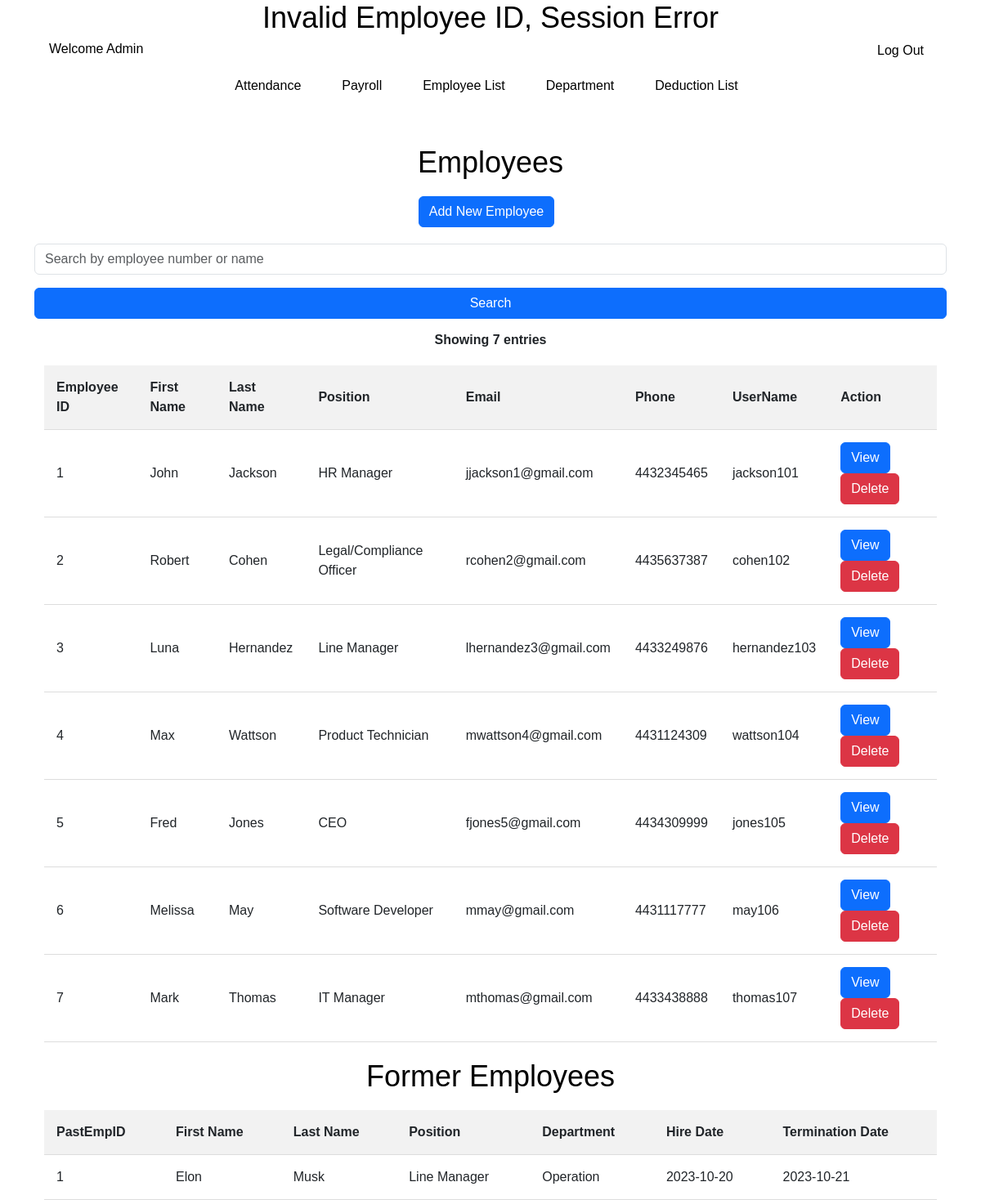
Page /employee.php on the committed database.
### tables this page shows
CREATE TABLE Employees (
	EmployeeID INT NOT NULL AUTO_INCREMENT,
	FirstName VARCHAR(255) NOT NULL,
	LastName VARCHAR(255) NOT NULL,
	PositionID INT NOT NULL,
	DepartmentID INT NOT NULL,
	HireDate DATE NOT NULL,
	Role INT NOT NULL,  
	PRIMARY KEY (EmployeeID),
	FOREIGN KEY (PositionID)
		REFERENCES Positions (PositionID),
	FOREIGN KEY (DepartmentID)
		REFERENCES Departments (DepartmentID)
);

CREATE TABLE Positions (
	PositionID INT NOT NULL AUTO_INCREMENT,
	PositionTitle VARCHAR(100) NOT NULL,
	DepartmentID INT NOT NULL,
	HourlyRate DECIMAL(10, 2),  
	PRIMARY KEY (PositionID),
	FOREIGN KEY (DepartmentID)
		REFERENCES Departments (DepartmentID)
);

CREATE TABLE UserLogin (
	UserLoginID INT NOT NULL AUTO_INCREMENT,
	EmployeeID INT NOT NULL,
	Email VARCHAR(255) NOT NULL UNIQUE,
	Phone VARCHAR(10) NOT NULL UNIQUE,
	UserName VARCHAR(100) NOT NULL UNIQUE,
	Password VARCHAR(100) NOT NULL,
	LastLogin TIMESTAMP,
	PRIMARY KEY (UserLoginID),
	FOREIGN KEY (EmployeeID)
		REFERENCES Employees (EmployeeID) ON DELETE CASCADE
);

CREATE TABLE Emp_Repository (
	PastEmpID INT NOT NULL AUTO_INCREMENT,
	FirstName VARCHAR(255) NOT NULL,
	LastName VARCHAR(255) NOT NULL,
	PositionID INT NOT NULL,
	DepartmentID INT NOT NULL,
	StartDate DATE,
	EndDate DATE,
	PRIMARY KEY (PastEmpID),
	FOREIGN KEY (PositionID)
		REFERENCES Positions (PositionID),
	FOREIGN KEY (DepartmentID)
		REFERENCES Departments (DepartmentID)
);

CREATE TABLE Departments (
	DepartmentID INT NOT NULL AUTO_INCREMENT,
	DepartmentName VARCHAR(255),
	PRIMARY KEY (DepartmentID)
);

### employee.php (the view, shortened to what this page needs)
<!DOCTYPE html>
<html lang="en">
<head>
    <link href="https://cdn.jsdelivr.net/npm/bootstrap@5.3.2/dist/css/bootstrap.min.css" rel="stylesheet"
>
    <link rel="stylesheet" type="text/css" href="employee_form.css">
    <link rel="stylesheet" type="text/css" href="employeee.css">
    <link rel="stylesheet" type="text/css" href="navbar.css">
</head>
<body>
    <?php include 'navbar.php'; ?>
    <?php
    include 'sqlconnection.php';
    $sql_former = "SELECT PastEmpID, FirstName, LastName, p.PositionTitle, d.DepartmentName, StartDate, EndDate
    FROM Emp_Repository er, Positions p, Departments d
    WHERE er.positionid = p.positionid
    AND p.departmentid = d.departmentid
    ORDER BY pastempid ASC";
    $result_former = mysqli_query($con, $sql_former);
    ?>
    <div class="container">
        <h2>Employees</h2>
        <button type="button" class="btn btn-primary" data-bs-toggle="modal" data-bs-target="#addnewEmployee"
            style="margin-bottom: 20px; margin-right: 10px;">
            Add New Employee
        </button>
        <form method="get" action="">
            <?php
            $searchValue = '';
            ?>
            <input type="text" name="search" class="form-control mb-3" placeholder="Search by employee number or name"
                value="<?php echo $searchValue; ?>">
            <input type="submit" value="Search" class="btn btn-primary">
        </form>
        <?php
        $searchQuery = '';
        if (!empty($searchQuery)) {
            $searchQuery = mysqli_real_escape_string($con, $searchQuery);
            $sql = "SELECT * FROM Employees WHERE EmployeeID LIKE '%$searchQuery%' OR FirstName LIKE '%$searchQuery%' OR LastName LIKE '%$searchQuery%'";
        } else {
            $sql = "CALL Show_All_Employee_Record()";
        }
        $result = mysqli_query($con, $sql);
        if (!$result) {
            echo "<p>Error fetching employees: " . mysqli_error($con) . "</p>";
        } else {
            echo "<p><strong>Showing " . mysqli_num_rows($result) . " entries</strong></p>";
            ?>
        <div class="container">
            <?php
            echo '<table>
                    <thead>
                        <tr>
                            <th>Employee ID</th>
                            <th>First Name</th>
                            <th>Last Name</th>
                            <th>Position</th>
                            <th>Email</th>
                            <th>Phone</th>
                            <th>UserName</th>
                            <th>Action</th>
                        </tr>
                    </thead>
                    <tbody>';
                    ?>
        </div>
        <?php
            while ($row = mysqli_fetch_assoc($result)) {
                echo "<tr>
                        <td>" . $row["EmployeeID"]. "</td>
                        <td>" . $row["FirstName"]. "</td>
                        <td>" . $row["LastName"]. "</td>
                        <td>" . $row["PositionTitle"]. "</td>
                        <td>" . $row["Email"]. "</td>
                        <td>" . $row["Phone"]. "</td>
                        <td>" . $row["UserName"]. "</td>
                        <td>
                          <button class='btn btn-primary' data-bs-toggle='modal' data-bs-target='#viewEmployeeRecord' " .
                                    "data-emp-id='" . $row["EmployeeID"] . "' onclick='editEmployeeID(this)' " .
                                    "style='margin-right: 10px;'>View</button>"
                                     .
                        "<button class='btn btn-danger' data-bs-toggle='modal' data-bs-target='#deleteEmpIDForm' " .
                                    "onclick='deleteEmployee(this)' data-empdel-id='" . $row["EmployeeID"] . "'>Delete</button>
                        </td>
                    </tr>";
            }
        }
        ?>
    </div>
    <div class="container">
        <h2>Former Employees</h2>
        <?php
        echo '<table>
                <thead>
                    <tr>
                        <th>PastEmpID</th>
                        <th>First Name</th>
                        <th>Last Name</th>
                        <th>Position</th>
                        <th>Department</th>
                        <th>Hire Date</th>
                        <th>Termination Date</th>
                    </tr>
                </thead>
                <tbody>';
        while ($row = mysqli_fetch_assoc($result_former)) {
            echo "<tr>
                    <td>" . $row["PastEmpID"]. "</td>
                    <td>" . $row["FirstName"]. "</td>
                    <td>" . $row["LastName"]. "</td>
                    <td>" . $row["PositionTitle"]. "</td>
                    <td>" . $row["DepartmentName"]. "</td>
                    <td>" . $row["StartDate"]. "</td>
                    <td>" . $row["EndDate"]. "</td>
                </tr>";
        }
        echo '</tbody></table>';
        ?>
    </div>
</body>
</html>

### employee_form.css (style rules this page uses)
body { font-family: Arial, sans-serif; background-color: white; margin: 0; }
h2 { text-align: center; color: #333; }
form { display: flex; flex-direction: column; }
input, select { padding: 10px; margin-bottom: 16px; border: 1px solid #ddd; border-radius: 4px; }
button { padding: 12px; background-color: white; color: black; border: none; border-radius: 4px; cursor: pointer; }

### employeee.css (style rules this page uses)
body { font-family: Arial, sans-serif; background-color: white; margin: 0; padding: 0; }
.container { width: 100%; margin-top: 20px; text-align: center; }
h2 { color: black; font-size: 36px; margin-bottom: 20px; animation: fadeInUp 1s ease-in-out; }
table { width: 100%; border-collapse: collapse; margin-top: 20px; }
th, td { padding: 15px; text-align: left; border-bottom: 1px solid #ddd; }
th { background-color: #f2f2f2; }

### dropdown.css (style rules this page uses)
body { font-family: "Arial", sans-serif; margin: 0; padding: 0; }
p { line-height: 1.3; }

### rows in the picture
employees: EmployeeID "1", FirstName "John", LastName "Jackson", PositionID.PositionTitle "HR Manager", userlogin.Email "jjackson1@gmail.com", userlogin.Phone "4432345465", userlogin.UserName "jackson101"
employees: EmployeeID "2", FirstName "Robert", LastName "Cohen", PositionID.PositionTitle "Legal/Compliance Officer", userlogin.Email "rcohen2@gmail.com", userlogin.Phone "4435637387", userlogin.UserName "cohen102"
employees: EmployeeID "3", FirstName "Luna", LastName "Hernandez", PositionID.PositionTitle "Line Manager", userlogin.Email "lhernandez3@gmail.com", userlogin.Phone "4433249876", userlogin.UserName "hernandez103"
employees: EmployeeID "4", FirstName "Max", LastName "Wattson", PositionID.PositionTitle "Product Technician", userlogin.Email "mwattson4@gmail.com", userlogin.Phone "4431124309", userlogin.UserName "wattson104"
employees: EmployeeID "5", FirstName "Fred", LastName "Jones", PositionID.PositionTitle "CEO", userlogin.Email "fjones5@gmail.com", userlogin.Phone "4434309999", userlogin.UserName "jones105"
employees: EmployeeID "6", FirstName "Melissa", LastName "May", PositionID.PositionTitle "Software Developer", userlogin.Email "mmay@gmail.com", userlogin.Phone "4431117777", userlogin.UserName "may106"
employees: EmployeeID "7", FirstName "Mark", LastName "Thomas", PositionID.PositionTitle "IT Manager", userlogin.Email "mthomas@gmail.com", userlogin.Phone "4433438888", userlogin.UserName "thomas107"
emp_repository: PastEmpID "1", FirstName "Elon", LastName "Musk", PositionID.PositionTitle "Line Manager", DepartmentID.DepartmentName "Operation", StartDate "2023-10-20", EndDate "2023-10-21"

### other values in the picture
mysqli_num_rows($result) "7"
